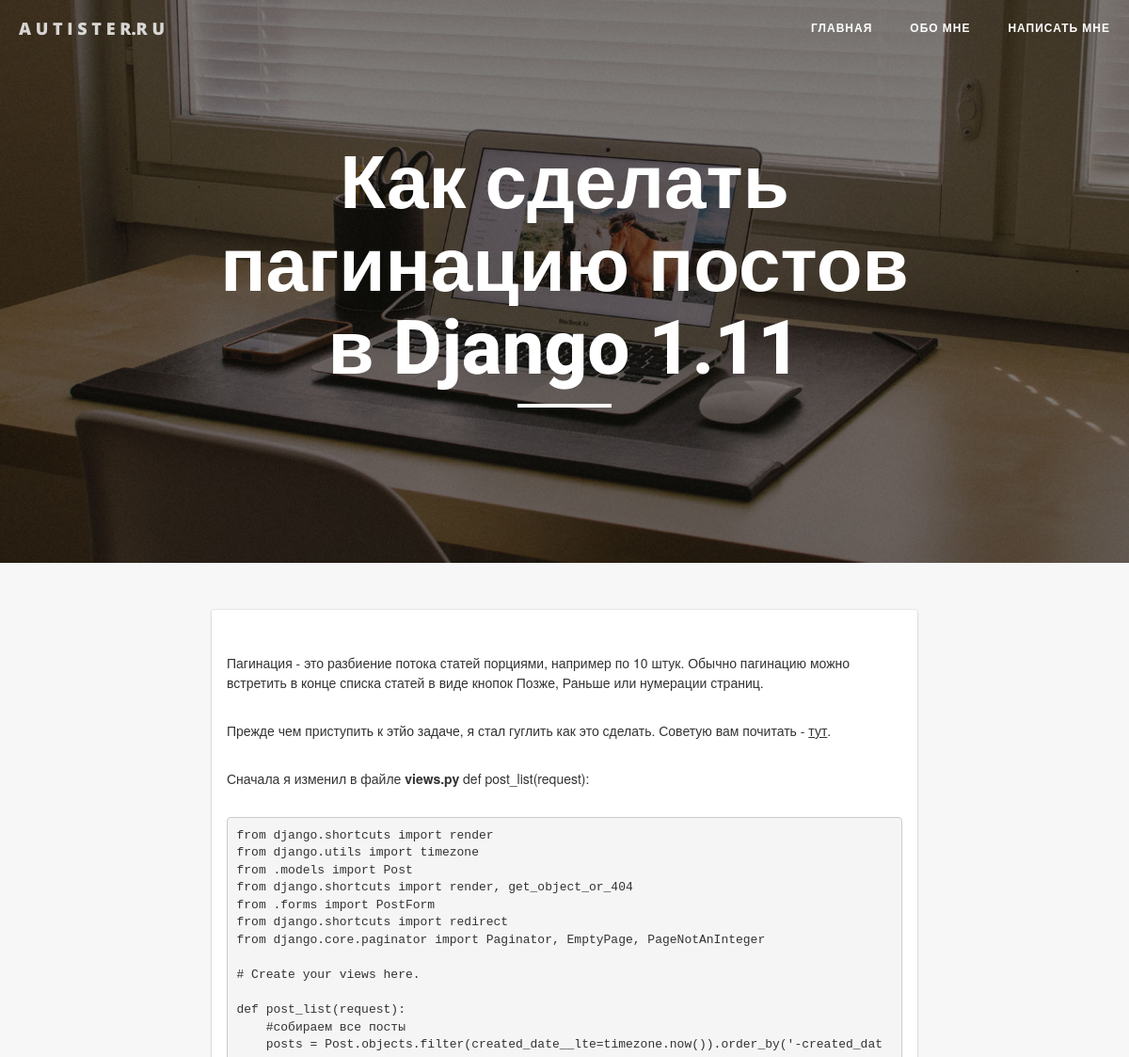
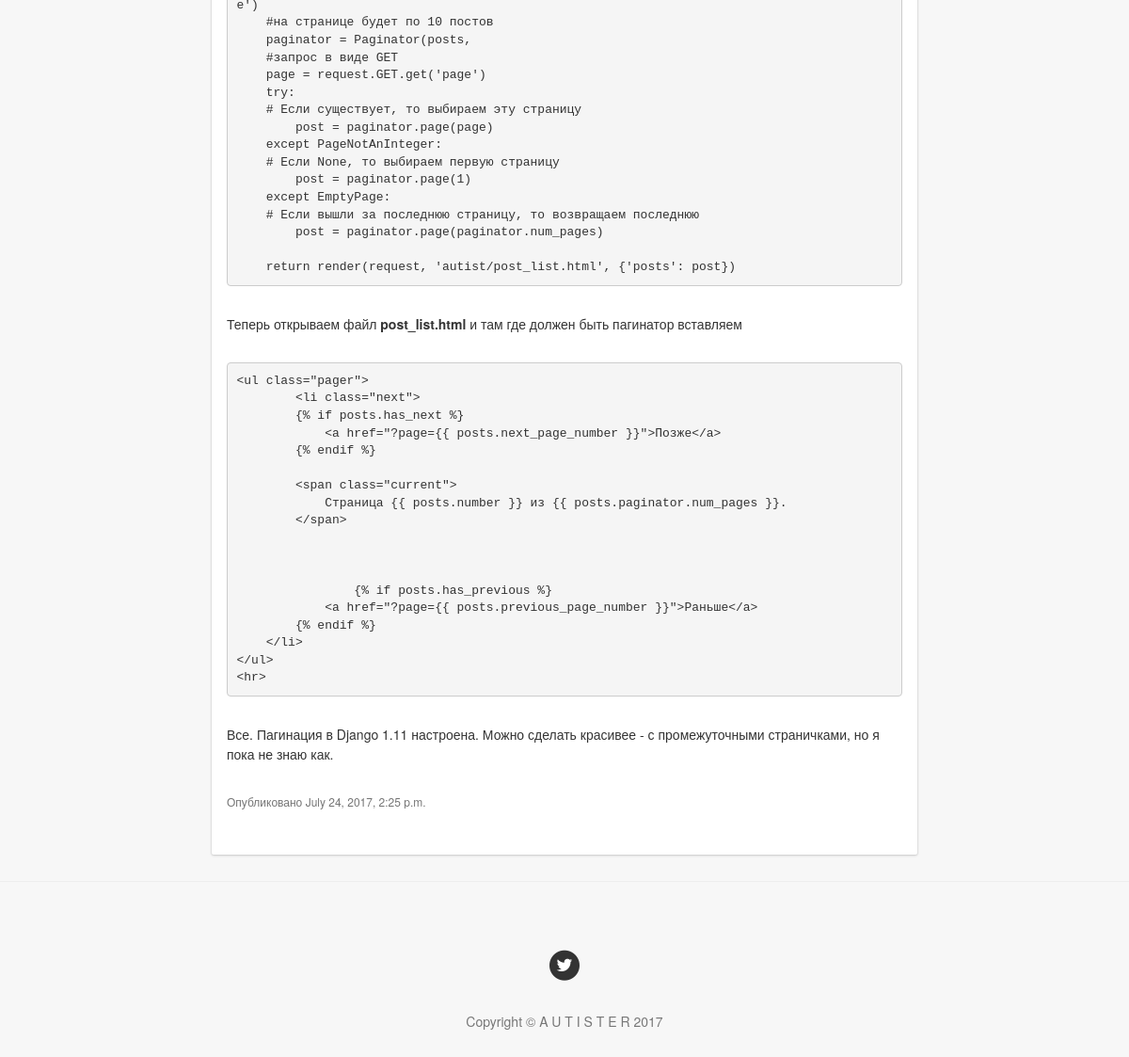
Page /post/40/ on the committed database (2 pictures, top to bottom).
### autist/models.py (models this page shows, shortened)
class Post(models.Model):
    author = models.ForeignKey('auth.User')
    title = models.CharField(max_length=200)
    text = RichTextUploadingField(blank=True, default='')
    created_date = models.DateTimeField(
            default=timezone.now)
    published_date = models.DateTimeField(
            blank=True, null=True)
    seo_title = models.CharField('Title', blank=True, max_length=250)
    seo_description = models.CharField('Description', blank=True, max_length=250)
    seo_keywords = models.CharField('Keywords', blank=True, max_length=250)

### autist/views.py (the view)
# urls.py: url(r'^post/(?P<pk>[0-9]+)/$', views.post_detail, name='post_detail'),
def post_detail(request, pk):
    post = get_object_or_404(Post, pk=pk)
    return render(request, 'autist/post_detail.html', {'post': post})

### autist/templates/autist/post_detail.html (shortened to what this page needs)
{% extends 'autist/base.html' %}
{% block h1 %}
{{ post.title }}
{% endblock %}
    {% block content %}
     <div class="post-preview">
            			<p>{{ post.text|safe }}</p>
						{% if post.published_date %}
                		<p class="post-meta">Опубликовано {{ post.published_date }}</p>
            			{% endif %}
</div>
{% endblock %}

### autist/static/css/clean-blog.css (style rules this page uses)
body { font-family: "Helvetica Neue", Helvetica, Arial, sans-serif; font-size: 14px; color: #333333; }
p { line-height: 1.5; margin: 30px 0; }
p a { text-decoration: underline; }
a { color: #333333; }
.post-preview > .post-meta { font-size: 12px; line-height: 20px; color: #757575; }
body { -webkit-tap-highlight-color: #0085A1; }

### autist/static/css/style.css (style rules this page uses)
.post-preview { display: block; padding: 16px; -webkit-box-shadow: 0 1px 3px 0 rgba(0,0,0,0.16), 0 0 0 1px rgba(0,0,0,0.04); box-shadow: 0 1px 3px 0 rgba(0,0,0,0.16), 0 0 0 1px rgba(0,0,0,0.04); -webkit-transition: box-shadow .3s ease-in-out; transition: box-shadow .3s ease-in-out; background-color: #fff; -webkit-border-radius: 2px; border-radius: 2px; outline: none; margin-bottom: 8px; }
body { background-color: #f7f7f7; }
.post-meta { font-size: 12px; line-height: 20px; color: #757575; }

### rows in the picture
Post: title "Как сделать пагинацию постов в Django 1.11", text "Пагинация - это разбиение потока статей порциями, например по 10 штук. Обычно пагинацию можно встретить в конце списка статей в виде кнопок Позже, Раньше или нумерации страниц. Прежде чем приступить к этйо задаче, я стал гуглить как это сделать. Советую вам почитать - тут . Сначала я изменил в файле views.py def post_list(request): from django.shortcuts import render from django.utils import timezone from .models import Post from django.shortcuts import render, get_object_or_404 from .forms import PostForm from django.shortcuts import redirect from django.core.paginator import Paginator, EmptyPage, PageNotAnInteger # Create your views here. def post_list(request): #собираем все посты posts…", published_date "July 24, 2017, 2:25 p.m."
